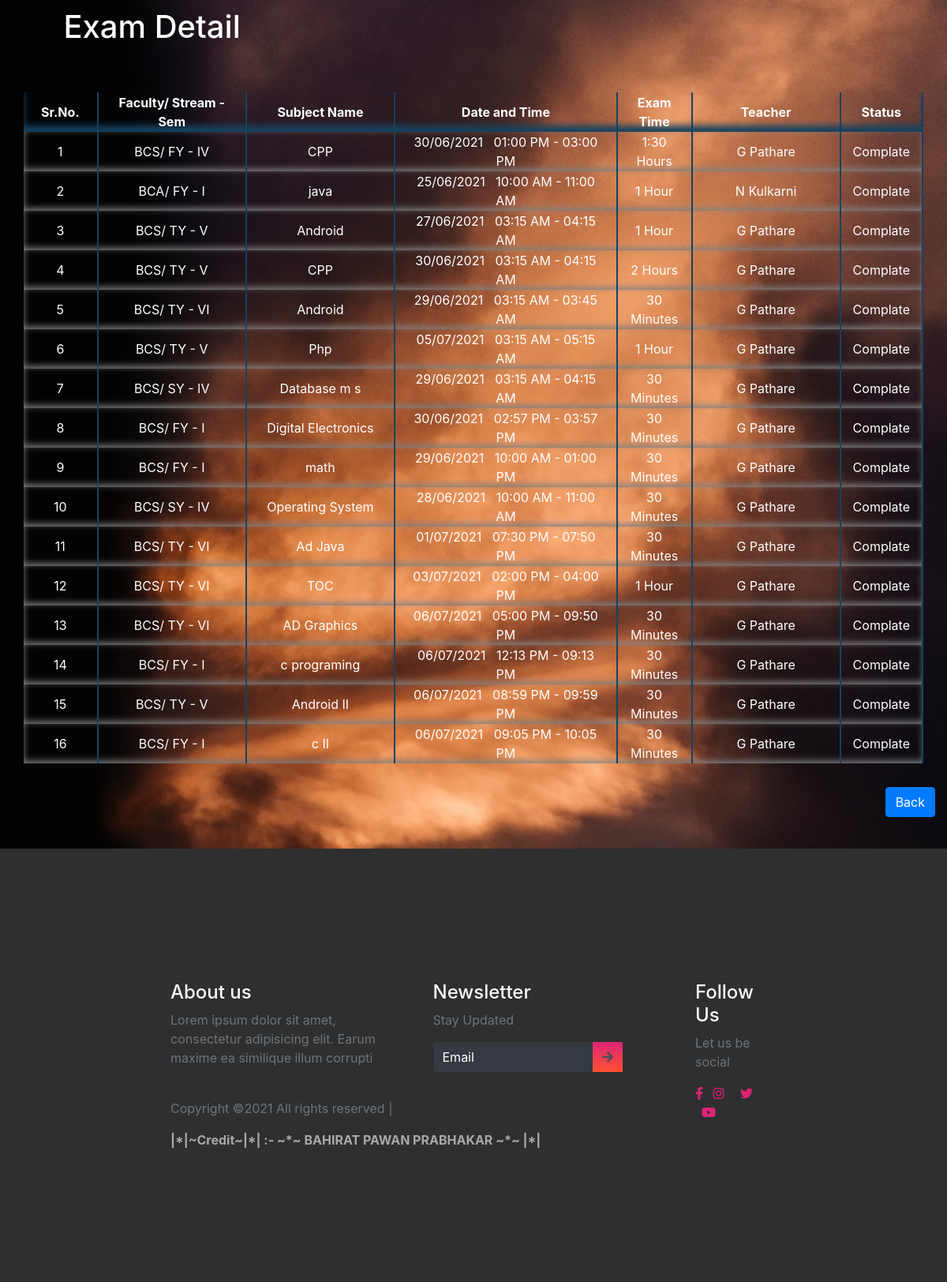
Page /examDetail.php (signed in) on the committed database.
### tables this page shows
CREATE TABLE `subject` (
  `id` int(11) NOT NULL,
  `faculty` varchar(25) NOT NULL,
  `stream` varchar(25) NOT NULL,
  `sem` varchar(25) NOT NULL,
  `sub` varchar(25) NOT NULL,
  `totalQ` varchar(25) NOT NULL,
  `q_mark` varchar(20) NOT NULL,
  `date` date NOT NULL,
  `s_time` time NOT NULL,
  `end_time` time NOT NULL,
  `exam_time` int(250) NOT NULL,
  `teach_id` int(11) NOT NULL,
  `uid` varchar(40) NOT NULL
);

CREATE TABLE `teachers` (
  `id` int(11) NOT NULL,
  `teacher-name` varchar(50) NOT NULL,
  `faculty` varchar(25) NOT NULL,
  `gender` varchar(20) NOT NULL,
  `mobile` varchar(25) NOT NULL,
  `email_id` varchar(30) NOT NULL,
  `pass` varchar(20) NOT NULL
);

### examDetail.php (the view, shortened to what this page needs)
<?php
$con = mysqli_connect('localhost','root', '', 'exam');
function showdata(){
    global $con;
    $query = "SELECT * FROM `subject`";
    $run = mysqli_query($con,$query);
    if($run==TRUE){
        ?>
        <form action="#" method="post" class="col-md-12">
        <table id="datatableid" class="table-hover dable-dark" width="100%" height="auto" padding="20px" class="text-center col-md-12">
            <tr style="background: transparent; border-bottom: 2px inset silver; box-shadow: 0 -8px 8px inset #154360;"  height="50" class="col-md-12">
                <th style="border-right: 2px solid #154360;" align="center" class="col-md-1"><font color="white">Sr.No.</font></th>
                <th style="border-right: 2px solid #154360;" align="center" class="col-md-2"><font color="white">Faculty/ Stream - Sem</font></th>
                <th style="border-right: 2px solid #154360;" align="center" class="col-md-2"><font color="white">Subject Name</font></th>
                <th style="border-right: 2px solid #154360;" align="center" class="col-md-3"><font color="white">Date and Time</font></th>
                <th style="border-right: 2px solid #154360;" align="center" class="col-md-1"><font color="white">Exam Time</font></th>
                <th style="border-right: 2px solid #154360;" align="center" class="col-md-1"><font color="white">Teacher</font></th>
                <th style="border-right: 2px solid #154360;" align="center" class="col-md-1"><font color="white">Status</font></th>
            </tr>
        <?php
           $id=1;
        while($data = mysqli_fetch_assoc($run))
        {
            ?>
        <tr style="background:transparent; box-shadow: 0 -3px 8px inset grey;" height="50" class="col-md-12" height="40" class="col-md-12" >
            <td style="border-right: 2px solid #154360;" align="center" class="col-md-1"><font color="white"><?php echo $id; ?></font></td>
            <td style="border-right: 2px solid #154360;" align="center" class="col-md-2"><font color="white"><?php echo $data['faculty']."/\t".$data['stream']."\t-\t".$data['sem']; ?></font></td>
            <td style="border-right: 2px solid #154360;" align="center" class="col-md-2"><font color="white"><?php echo $data['sub']; ?></font></td>
            <td style="border-right: 2px solid #154360;" align="center" class="col-md-3"><font color="white"><?php echo date('d/m/Y', strtotime($data['date']))."\t&nbsp;&nbsp;".date('h:i A', strtotime($data['s_time']))."\t-\t".date('h:i A', strtotime($data['end_time'])); ?></font></td>
            <td style="border-right: 2px solid #154360;" align="center" class="col-md-1"><font color="white"><?php switch ($data['exam_time']) {
                                                                                                                          case 30:
                                                                                                                            echo "30 Minutes";
                                                                                                                            break;
                                                                                                                          case 60:
                                                                                                                            echo "1 Hour";
                                                                                                                            break;
                                                                                                                          case 90:
                                                                                                                            echo "1:30 Hours";
                                                                                                                            break;
                                                                                                                          case 120:
                                                                                                                            echo "2 Hours";
                                                                                                                            break;
                                                                                                                             } ?></font></td>
            <?php
            $tid=$data['teach_id'];
            $query1 = "SELECT * FROM `teachers` WHERE id=$tid";
            $run1 = mysqli_query($con,$query1);
            while($data1 = mysqli_fetch_assoc($run1))
            {
                $teach_name=$data1['teacher-name'];
            }
            ?>
            <td style="border-right: 2px solid #154360;" align="center" class="col-md-2"><font color="white"><?php echo $teach_name; ?></font></td>
            <?php
            $s=$data['s_time'];
            $e=$data['end_time'];
            $start_t=strtotime($s);
            $end_t=strtotime($e);
            $c_time=strtotime(date('H:i:s', strtotime(date('H:i:s'))));
            $cdate=strtotime(date('Y-m-d'));
            $edate=strtotime(date($data['date']));
            ?>
            <td  style="border-right: 2px solid #154360;" align="center" class="col-md-1">
            <?php if($edate ==  $cdate){ if($start_t <=  $c_time){ if($c_time<=$end_t){echo '<div class="text-white">Processing</div>';}else{echo'<div class="text-white">Complate</div>';}}else{echo '<div class="text-white">Pending</div>';}}else{if($edate >  $cdate){echo '<div class="text-white">Pending</div>';}else{echo '<div class="text-white">Complate</div>';}}?> </td>
        </tr>
            <?php
           $id++;
        }
       ?></table></form>  <?php
        }else{
            echo "Error.. ";
        }
}
?>
<!DOCTYPE html>
<html lang="en">
<head>
    <link rel="stylesheet" href="https://stackpath.bootstrapcdn.com/bootstrap/4.3.1/css/bootstrap.min.css"
 />
    <link rel="stylesheet" href="https://use.fontawesome.com/releases/v5.7.2/css/all.css"
>
    <link rel="stylesheet" href="./stylesheet.css" />
    <link rel="stylesheet" href="./mobile-style.css">
      <link rel="stylesheet" href="https://cdnjs.cloudflare.com/ajax/libs/font-awesome/5.15.3/css/all.min.css"/>
    <link rel="stylesheet" href="https://cdn.datatables.net/1.10.25/css/dataTables.bootstrap5.min.css">
</head>
<body>
    <header style="background-image: url(img/bg24.jpg); background-size: cover;">
    <div class="container-fluid p-0">
     <nav class="navbar">
    <div class="content">
      <div class="logo ">
     <h1 class="text-white"> Exam Detail </h1>
      </div>
    </div>
  </nav>
    </div>
    <div class="container text-center col-sm-12 col-lg-12 col-md-12">
      <div class="row">
        <div class="col-lg-12 col-md-12  text-white">
    <div style="background:transparent;" class="rounded">
    <?php if(@$_GET['q']==0) {
      showdata(); ?>
         <br>
              <p align="right"><a href="admin.php" class="btn btn-md btn-primary" style="cursor: pointer;"> Back </a></p><br>
        <?php
          }
        ?>
    </div>
  </div>
        </div>
        </div>
  </header>
    <footer>
    <div class="container-fluid p-0">
      <div class="row text-left">
        <div class="col-md-5 col-sm-5">
          <h4 class="text-light">About us</h4>
          <p class="text-muted">Lorem ipsum dolor sit amet, consectetur adipisicing elit. Earum maxime ea similique illum corrupti</p>
          <p class="pt-4 text-muted">Copyright ©2021 All rights reserved |
          </p>
        </div>
        <div class="col-md-5 col-sm-12">
          <h4 class="text-light">Newsletter</h4>
          <p class="text-muted">Stay Updated</p>
          <form class="form-inline">
            <div class="col pl-0">
              <div class="input-group pr-5">
                <input type="text" class="form-control bg-dark text-white" id="inlineFormInputGroupUsername2" placeholder="Email">
                <div class="input-group-prepend">
                  <div class="input-group-text">
                    <i class="fas fa-arrow-right"></i>
                  </div>
                </div>
              </div>
            </div>
          </form>
        </div>
        <div class="col-md-2 col-sm-12">
          <h4 class="text-light">Follow Us</h4>
          <p class="text-muted">Let us be social</p>
          <div class="column text-light">
            <i class="fab fa-facebook-f"></i>
            <i class="fab fa-instagram"></i>
            <i class="fab fa-twitter"></i>
            <i class="fab fa-youtube"></i>
          </div>
        </div>
      </div>
        <marquee style="color:#A9A9A9;" behavior=""><strong> |*|~Credit~|*| :- ~*~ BAHIRAT PAWAN PRABHAKAR ~*~ |*|</strong></marquee>
    </div>
  </footer>
</body>
</html>

### stylesheet.css (style rules this page uses)
* { box-sizing: border-box; }
.content { max-width: 1250px; margin-left:8%; }
.navbar { position: fixed; width: 100%; z-index: 2; padding: 10px 0; transition: all 0.3s ease; }
.navbar .content { display: flex; align-items: center; justify-content: space-between; margin-left:1.7%; }
@media (max-width: 1230px) { .content { padding: 0 60px; } }
header, section { overflow-x: hidden; }
:root { --Sniglet-font: "Sniglet", cursive; --Rubik: "Rubik", cursive; --Patua: "Patua One", cursive; --Lobster: "lobster", cursive; --light-black: #2e2c2caf; --bggradient: linear-gradient(to bottom, #dd2476, #ff512f); --light-gray: rgba(255, 255, 255, 0.877); }
header { background: #ff512f; background: var(--bggradient); }
footer { background: rgba(0, 0, 0, 0.815); overflow-x: hidden; padding: 14vmin 18vmin; }
footer input { border: none !important; }
footer input::placeholder { color: white !important; }
footer .input-group .input-group-text { background: var(--bggradient); border: none; }
footer .column i { color: #dd2476; }
footer .column i + i { padding: 0 0.5em; }

### rows in the picture
subject: faculty "BCS", stream "FY", sem "IV", sub "CPP", date "30/06/2021", s_time "01:00 PM", end_time "03:00 PM", exam_time "1:30 Hours", teachers.teacher-name "G Pathare", shows "Complate"
subject: faculty "BCA", stream "FY", sem "I", sub "java", date "25/06/2021", s_time "10:00 AM", end_time "11:00 AM", exam_time "1 Hour", teachers.teacher-name "N Kulkarni", shows "Complate"
subject: faculty "BCS", stream "TY", sem "V", sub "Android", date "27/06/2021", s_time "03:15 AM", end_time "04:15 AM", exam_time "1 Hour", teachers.teacher-name "G Pathare", shows "Complate"
subject: faculty "BCS", stream "TY", sem "V", sub "CPP", date "30/06/2021", s_time "03:15 AM", end_time "04:15 AM", exam_time "2 Hours", teachers.teacher-name "G Pathare", shows "Complate"
subject: faculty "BCS", stream "TY", sem "VI", sub "Android", date "29/06/2021", s_time "03:15 AM", end_time "03:45 AM", exam_time "30 Minutes", teachers.teacher-name "G Pathare", shows "Complate"
subject: faculty "BCS", stream "TY", sem "V", sub "Php", date "05/07/2021", s_time "03:15 AM", end_time "05:15 AM", exam_time "1 Hour", teachers.teacher-name "G Pathare", shows "Complate"
subject: faculty "BCS", stream "SY", sem "IV", sub "Database m s", date "29/06/2021", s_time "03:15 AM", end_time "04:15 AM", exam_time "30 Minutes", teachers.teacher-name "G Pathare", shows "Complate"
subject: faculty "BCS", stream "FY", sem "I", sub "Digital Electronics", date "30/06/2021", s_time "02:57 PM", end_time "03:57 PM", exam_time "30 Minutes", teachers.teacher-name "G Pathare", shows "Complate"
subject: faculty "BCS", stream "FY", sem "I", sub "math", date "29/06/2021", s_time "10:00 AM", end_time "01:00 PM", exam_time "30 Minutes", teachers.teacher-name "G Pathare", shows "Complate"
subject: faculty "BCS", stream "SY", sem "IV", sub "Operating System", date "28/06/2021", s_time "10:00 AM", end_time "11:00 AM", exam_time "30 Minutes", teachers.teacher-name "G Pathare", shows "Complate"
subject: faculty "BCS", stream "TY", sem "VI", sub "Ad Java", date "01/07/2021", s_time "07:30 PM", end_time "07:50 PM", exam_time "30 Minutes", teachers.teacher-name "G Pathare", shows "Complate"
subject: faculty "BCS", stream "TY", sem "VI", sub "TOC", date "03/07/2021", s_time "02:00 PM", end_time "04:00 PM", exam_time "1 Hour", teachers.teacher-name "G Pathare", shows "Complate"
subject: faculty "BCS", stream "TY", sem "VI", sub "AD Graphics", date "06/07/2021", s_time "05:00 PM", end_time "09:50 PM", exam_time "30 Minutes", teachers.teacher-name "G Pathare", shows "Complate"
subject: faculty "BCS", stream "FY", sem "I", sub "c programing", date "06/07/2021", s_time "12:13 PM", end_time "09:13 PM", exam_time "30 Minutes", teachers.teacher-name "G Pathare", shows "Complate"
subject: faculty "BCS", stream "TY", sem "V", sub "Android II", date "06/07/2021", s_time "08:59 PM", end_time "09:59 PM", exam_time "30 Minutes", teachers.teacher-name "G Pathare", shows "Complate"
subject: faculty "BCS", stream "FY", sem "I", sub "c II", date "06/07/2021", s_time "09:05 PM", end_time "10:05 PM", exam_time "30 Minutes", teachers.teacher-name "G Pathare", shows "Complate"
